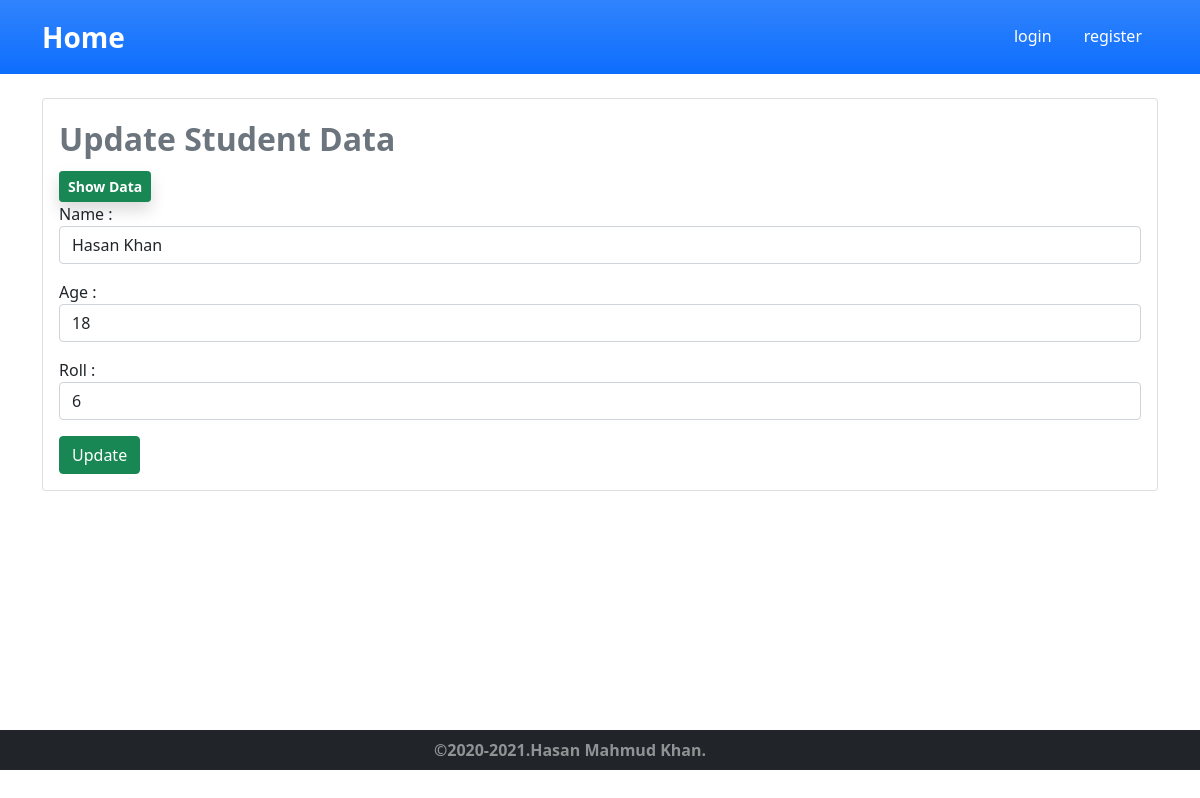
Screenshot of /edit.php?edit=2 with the database file from the repository.
### tables this page shows
CREATE TABLE `student` (
  `id` int(11) NOT NULL,
  `name` varchar(80) NOT NULL,
  `age` int(11) NOT NULL,
  `roll` int(11) NOT NULL,
  `date` timestamp NOT NULL DEFAULT current_timestamp() ON UPDATE current_timestamp()
);

### edit.php (the view, shortened to what this page needs)
<?php
include("db.php");
include("includes/navbar.php");
    if(isset($_GET['edit'])){
        $row['id'] = $_GET['edit'];
        $id = $row['id'];
        $sql = "SELECT * FROM student WHERE id={$id}";
        $result = mysqli_query($conn,$sql);
        $row = mysqli_fetch_assoc($result);
        $name = $row['name'];
        $age = $row['age'];
        $roll = $row['roll'];
    }
?>
    <main class="">
        <div class="container">
            <br>
            <div class="card">
                <div class="card-body">
                    <div class="card-title text-muted fw-bold fs-2">Update Student Data</div>
                    <a href="index.php" class="btn btn-success btn-sm fw-bold shadow">Show Data</a>
                    <form action="update.php?edit=<?php echo $row['id']; ?>" method="POST" enctype="multipart/form-data">
                        <div class="mb-3">
                            <label for="name" class="forn-label">Name :</label>
                            <input type="text" name="name" class="form-control" placeholder="Student Name" value="<?php if(isset($name)) echo $name; ?>">
                        </div>
                        <div class="mb-3">
                            <label for="age" class="forn-label">Age :</label>
                            <input type="number" name="age" class="form-control" placeholder="Student Age" value="<?php if(isset($age)) echo $age; ?>">
                        </div>
                        <div class="mb-3">
                            <label for="roll" class="forn-label">Roll :</label>
                            <input type="number" name="roll" class="form-control" placeholder="Student Roll" value="<?php if(isset($roll)) echo $roll; ?>">
                        </div>
                        <button type="submit" name="updateBtn" class="btn btn-success" >Update</button>
                    </form>
                </div>
            </div>
        </div>
    </main>
<?php
include("includes/footer.php");
?>

### assets/css/style.css (style rules this page uses)
main { min-height: 82vh !important; }

### rows the page displays
student: name "Hasan Khan", age "18", roll "6"
